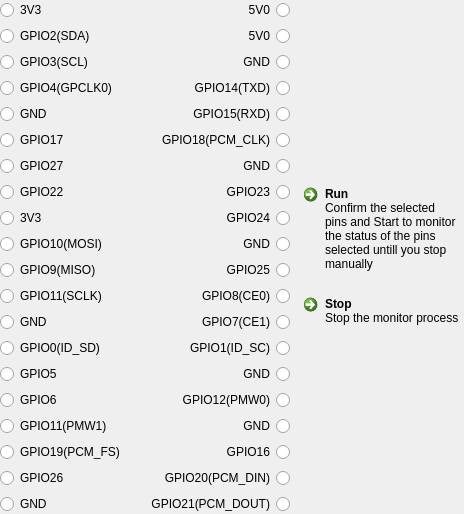
     <widget class="GpioMonitorFunctionWidget" name="pageGpioMonitorFunction">
      <layout class="QHBoxLayout" name="horizontalLayout_6">
       <property name="spacing">
        <number>6</number>
       </property>
       <property name="leftMargin">
        <number>0</number>
       </property>
       <property name="topMargin">
        <number>0</number>
       </property>
       <property name="rightMargin">
        <number>0</number>
       </property>
       <property name="bottomMargin">
        <number>0</number>
       </property>
       <item>
        <layout class="QFormLayout" name="formLayout_2">
         <property name="verticalSpacing">
          <number>6</number>
         </property>
         <item row="0" column="0">
          <widget class="QRadioButton" name="radioButton_41">
           <property name="minimumSize">
            <size>
             <width>140</width>
             <height>0</height>
            </size>
           </property>
           <property name="text">
            <string>3V3</string>
           </property>
           <property name="checkable">
            <bool>false</bool>
           </property>
           <property name="checked">
            <bool>false</bool>
           </property>
           <attribute name="buttonGroup">
            <string notr="true">btnGrpGpioMonitorFunction</string>
           </attribute>
          </widget>
         </item>
         <item row="0" column="1">
          <widget class="QRadioButton" name="radioButton_42">
           <property name="minimumSize">
            <size>
             <width>140</width>
             <height>0</height>
            </size>
           </property>
           <property name="layoutDirection">
            <enum>Qt::RightToLeft</enum>
           </property>
           <property name="text">
            <string>5V0</string>
           </property>
           <property name="checkable">
            <bool>false</bool>
           </property>
           <attribute name="buttonGroup">
            <string notr="true">btnGrpGpioMonitorFunction</string>
           </attribute>
          </widget>
         </item>
         <item row="1" column="0">
          <widget class="QRadioButton" name="radioButton_43">
           <property name="minimumSize">
            <size>
             <width>140</width>
             <height>0</height>
            </size>
           </property>
           <property name="text">
            <string>GPIO2(SDA)</string>
           </property>
           <attribute name="buttonGroup">
            <string notr="true">btnGrpGpioMonitorFunction</string>
           </attribute>
          </widget>
         </item>
         <item row="1" column="1">
          <widget class="QRadioButton" name="radioButton_44">
           <property name="minimumSize">
            <size>
             <width>140</width>
             <height>0</height>
            </size>
           </property>
           <property name="layoutDirection">
            <enum>Qt::RightToLeft</enum>
           </property>
           <property name="text">
            <string>5V0</string>
           </property>
           <property name="checkable">
            <bool>false</bool>
           </property>
           <attribute name="buttonGroup">
            <string notr="true">btnGrpGpioMonitorFunction</string>
           </attribute>
          </widget>
         </item>
         <item row="2" column="0">
          <widget class="QRadioButton" name="radioButton_45">
           <property name="minimumSize">
            <size>
             <width>140</width>
             <height>0</height>
            </size>
           </property>
           <property name="text">
            <string>GPIO3(SCL)</string>
           </property>
           <attribute name="buttonGroup">
            <string notr="true">btnGrpGpioMonitorFunction</string>
           </attribute>
          </widget>
         </item>
         <item row="2" column="1">
          <widget class="QRadioButton" name="radioButton_46">
           <property name="minimumSize">
            <size>
             <width>140</width>
             <height>0</height>
            </size>
           </property>
           <property name="layoutDirection">
            <enum>Qt::RightToLeft</enum>
           </property>
           <property name="text">
            <string>GND</string>
           </property>
           <property name="checkable">
            <bool>false</bool>
           </property>
           <attribute name="buttonGroup">
            <string notr="true">btnGrpGpioMonitorFunction</string>
           </attribute>
          </widget>
         </item>
         <item row="3" column="0">
          <widget class="QRadioButton" name="radioButton_47">
           <property name="minimumSize">
            <size>
             <width>140</width>
             <height>0</height>
            </size>
           </property>
           <property name="text">
            <string>GPIO4(GPCLK0)</string>
           </property>
           <attribute name="buttonGroup">
            <string notr="true">btnGrpGpioMonitorFunction</string>
           </attribute>
          </widget>
         </item>
         <item row="3" column="1">
          <widget class="QRadioButton" name="radioButton_48">
           <property name="minimumSize">
            <size>
             <width>140</width>
             <height>0</height>
            </size>
           </property>
           <property name="layoutDirection">
            <enum>Qt::RightToLeft</enum>
           </property>
           <property name="text">
            <string>GPIO14(TXD)</string>
           </property>
           <attribute name="buttonGroup">
            <string notr="true">btnGrpGpioMonitorFunction</string>
           </attribute>
          </widget>
         </item>
         <item row="4" column="0">
          <widget class="QRadioButton" name="radioButton_49">
           <property name="minimumSize">
            <size>
             <width>140</width>
             <height>0</height>
            </size>
           </property>
           <property name="text">
            <string>GND</string>
           </property>
           <property name="checkable">
            <bool>false</bool>
           </property>
           <attribute name="buttonGroup">
            <string notr="true">btnGrpGpioMonitorFunction</string>
           </attribute>
          </widget>
         </item>
         <item row="4" column="1">
          <widget class="QRadioButton" name="radioButton_50">
           <property name="minimumSize">
            <size>
             <width>140</width>
             <height>0</height>
            </size>
           </property>
           <property name="layoutDirection">
            <enum>Qt::RightToLeft</enum>
           </property>
           <property name="text">
            <string>GPIO15(RXD)</string>
           </property>
           <attribute name="buttonGroup">
            <string notr="true">btnGrpGpioMonitorFunction</string>
           </attribute>
          </widget>
         </item>
         <item row="5" column="0">
          <widget class="QRadioButton" name="radioButton_51">
           <property name="minimumSize">
            <size>
             <width>140</width>
             <height>0</height>
            </size>
           </property>
           <property name="text">
            <string>GPIO17</string>
           </property>
           <attribute name="buttonGroup">
            <string notr="true">btnGrpGpioMonitorFunction</string>
           </attribute>
          </widget>
         </item>
         <item row="5" column="1">
          <widget class="QRadioButton" name="radioButton_52">
           <property name="minimumSize">
            <size>
             <width>140</width>
             <height>0</height>
            </size>
           </property>
           <property name="layoutDirection">
            <enum>Qt::RightToLeft</enum>
           </property>
           <property name="text">
            <string>GPIO18(PCM_CLK)</string>
           </property>
           <attribute name="buttonGroup">
            <string notr="true">btnGrpGpioMonitorFunction</string>
           </attribute>
          </widget>
         </item>
         <item row="6" column="0">
          <widget class="QRadioButton" name="radioButton_53">
           <property name="minimumSize">
            <size>
             <width>140</width>
             <height>0</height>
            </size>
           </property>
           <property name="text">
            <string>GPIO27</string>
           </property>
           <attribute name="buttonGroup">
            <string notr="true">btnGrpGpioMonitorFunction</string>
           </attribute>
          </widget>
         </item>
         <item row="7" column="0">
          <widget class="QRadioButton" name="radioButton_55">
           <property name="minimumSize">
            <size>
             <width>140</width>
             <height>0</height>
            </size>
           </property>
           <property name="text">
            <string>GPIO22</string>
           </property>
           <attribute name="buttonGroup">
            <string notr="true">btnGrpGpioMonitorFunction</string>
           </attribute>
          </widget>
         </item>
         <item row="8" column="0">
          <widget class="QRadioButton" name="radioButton_57">
           <property name="minimumSize">
            <size>
             <width>140</width>
             <height>0</height>
            </size>
           </property>
           <property name="text">
            <string>3V3</string>
           </property>
           <property name="checkable">
            <bool>false</bool>
           </property>
           <attribute name="buttonGroup">
            <string notr="true">btnGrpGpioMonitorFunction</string>
           </attribute>
          </widget>
         </item>
         <item row="8" column="1">
          <widget class="QRadioButton" name="radioButton_58">
           <property name="minimumSize">
            <size>
             <width>140</width>
             <height>0</height>
            </size>
           </property>
           <property name="layoutDirection">
            <enum>Qt::RightToLeft</enum>
           </property>
           <property name="text">
            <string>GPIO24</string>
           </property>
           <property name="checkable">
            <bool>true</bool>
           </property>
           <attribute name="buttonGroup">
            <string notr="true">btnGrpGpioMonitorFunction</string>
           </attribute>
          </widget>
         </item>
         <item row="9" column="0">
          <widget class="QRadioButton" name="radioButton_59">
           <property name="minimumSize">
            <size>
             <width>140</width>
             <height>0</height>
            </size>
           </property>
           <property name="text">
            <string>GPIO10(MOSI)</string>
           </property>
           <attribute name="buttonGroup">
            <string notr="true">btnGrpGpioMonitorFunction</string>
           </attribute>
          </widget>
         </item>
         <item row="9" column="1">
          <widget class="QRadioButton" name="radioButton_60">
           <property name="minimumSize">
            <size>
             <width>140</width>
             <height>0</height>
            </size>
           </property>
           <property name="layoutDirection">
            <enum>Qt::RightToLeft</enum>
           </property>
           <property name="text">
            <string>GND</string>
           </property>
           <property name="checkable">
            <bool>false</bool>
           </property>
           <attribute name="buttonGroup">
            <string notr="true">btnGrpGpioMonitorFunction</string>
           </attribute>
          </widget>
         </item>
         <item row="10" column="0">
          <widget class="QRadioButton" name="radioButton_61">
           <property name="minimumSize">
            <size>
             <width>140</width>
             <height>0</height>
            </size>
           </property>
           <property name="text">
            <string>GPIO9(MISO)</string>
           </property>
           <property name="checkable">
            <bool>true</bool>
           </property>
           <attribute name="buttonGroup">
            <string notr="true">btnGrpGpioMonitorFunction</string>
           </attribute>
          </widget>
         </item>
         <item row="10" column="1">
          <widget class="QRadioButton" name="radioButton_62">
           <property name="minimumSize">
            <size>
             <width>140</width>
             <height>0</height>
            </size>
           </property>
           <property name="layoutDirection">
            <enum>Qt::RightToLeft</enum>
           </property>
           <property name="text">
            <string>GPIO25</string>
           </property>
           <property name="checkable">
            <bool>true</bool>
           </property>
           <attribute name="buttonGroup">
            <string notr="true">btnGrpGpioMonitorFunction</string>
           </attribute>
          </widget>
         </item>
         <item row="11" column="0">
          <widget class="QRadioButton" name="radioButton_63">
           <property name="minimumSize">
            <size>
             <width>140</width>
             <height>0</height>
            </size>
           </property>
           <property name="text">
            <string>GPIO11(SCLK)</string>
           </property>
           <attribute name="buttonGroup">
            <string notr="true">btnGrpGpioMonitorFunction</string>
           </attribute>
          </widget>
         </item>
         <item row="11" column="1">
          <widget class="QRadioButton" name="radioButton_64">
           <property name="minimumSize">
            <size>
             <width>140</width>
             <height>0</height>
            </size>
           </property>
           <property name="layoutDirection">
            <enum>Qt::RightToLeft</enum>
           </property>
           <property name="text">
            <string>GPIO8(CE0)</string>
           </property>
           <attribute name="buttonGroup">
            <string notr="true">btnGrpGpioMonitorFunction</string>
           </attribute>
          </widget>
         </item>
         <item row="12" column="0">
          <widget class="QRadioButton" name="radioButton_65">
           <property name="minimumSize">
            <size>
             <width>140</width>
             <height>0</height>
            </size>
           </property>
           <property name="text">
            <string>GND</string>
           </property>
           <property name="checkable">
            <bool>false</bool>
           </property>
           <attribute name="buttonGroup">
            <string notr="true">btnGrpGpioMonitorFunction</string>
           </attribute>
          </widget>
         </item>
         <item row="12" column="1">
          <widget class="QRadioButton" name="radioButton_66">
           <property name="minimumSize">
            <size>
             <width>140</width>
             <height>0</height>
            </size>
           </property>
           <property name="layoutDirection">
            <enum>Qt::RightToLeft</enum>
           </property>
           <property name="text">
            <string>GPIO7(CE1)</string>
           </property>
           <attribute name="buttonGroup">
            <string notr="true">btnGrpGpioMonitorFunction</string>
           </attribute>
          </widget>
         </item>
         <item row="13" column="0">
          <widget class="QRadioButton" name="radioButton_67">
           <property name="minimumSize">
            <size>
             <width>140</width>
             <height>0</height>
            </size>
           </property>
           <property name="text">
            <string>GPIO0(ID_SD)</string>
           </property>
           <attribute name="buttonGroup">
            <string notr="true">btnGrpGpioMonitorFunction</string>
           </attribute>
          </widget>
         </item>
         <item row="13" column="1">
          <widget class="QRadioButton" name="radioButton_68">
           <property name="minimumSize">
            <size>
             <width>140</width>
             <height>0</height>
            </size>
           </property>
           <property name="layoutDirection">
            <enum>Qt::RightToLeft</enum>
           </property>
           <property name="text">
            <string>GPIO1(ID_SC)</string>
           </property>
           <attribute name="buttonGroup">
            <string notr="true">btnGrpGpioMonitorFunction</string>
           </attribute>
          </widget>
         </item>
         <item row="14" column="0">
          <widget class="QRadioButton" name="radioButton_69">
           <property name="minimumSize">
            <size>
             <width>140</width>
             <height>0</height>
            </size>
           </property>
           <property name="text">
            <string>GPIO5</string>
           </property>
           <attribute name="buttonGroup">
            <string notr="true">btnGrpGpioMonitorFunction</string>
           </attribute>
          </widget>
         </item>
         <item row="14" column="1">
          <widget class="QRadioButton" name="radioButton_70">
           <property name="minimumSize">
            <size>
             <width>140</width>
             <height>0</height>
            </size>
           </property>
           <property name="layoutDirection">
            <enum>Qt::RightToLeft</enum>
           </property>
           <property name="text">
            <string>GND</string>
           </property>
           <property name="checkable">
            <bool>false</bool>
           </property>
           <attribute name="buttonGroup">
            <string notr="true">btnGrpGpioMonitorFunction</string>
           </attribute>
          </widget>
         </item>
         <item row="15" column="0">
          <widget class="QRadioButton" name="radioButton_71">
           <property name="minimumSize">
            <size>
             <width>140</width>
             <height>0</height>
            </size>
           </property>
           <property name="text">
            <string>GPIO6</string>
           </property>
           <attribute name="buttonGroup">
            <string notr="true">btnGrpGpioMonitorFunction</string>
           </attribute>
          </widget>
         </item>
         <item row="15" column="1">
          <widget class="QRadioButton" name="radioButton_72">
           <property name="minimumSize">
            <size>
             <width>140</width>
             <height>0</height>
            </size>
           </property>
           <property name="layoutDirection">
            <enum>Qt::RightToLeft</enum>
           </property>
           <property name="text">
            <string>GPIO12(PMW0)</string>
           </property>
           <attribute name="buttonGroup">
            <string notr="true">btnGrpGpioMonitorFunction</string>
           </attribute>
          </widget>
         </item>
         <item row="16" column="0">
          <widget class="QRadioButton" name="radioButton_73">
           <property name="minimumSize">
            <size>
             <width>140</width>
             <height>0</height>
            </size>
           </property>
           <property name="text">
            <string>GPIO11(PMW1)</string>
           </property>
           <attribute name="buttonGroup">
            <string notr="true">btnGrpGpioMonitorFunction</string>
           </attribute>
          </widget>
         </item>
         <item row="16" column="1">
          <widget class="QRadioButton" name="radioButton_74">
           <property name="minimumSize">
            <size>
             <width>140</width>
             <height>0</height>
            </size>
           </property>
           <property name="layoutDirection">
            <enum>Qt::RightToLeft</enum>
           </property>
           <property name="text">
            <string>GND</string>
           </property>
           <property name="checkable">
            <bool>false</bool>
           </property>
           <attribute name="buttonGroup">
            <string notr="true">btnGrpGpioMonitorFunction</string>
           </attribute>
          </widget>
         </item>
         <item row="17" column="0">
          <widget class="QRadioButton" name="radioButton_75">
           <property name="minimumSize">
            <size>
             <width>140</width>
             <height>0</height>
            </size>
           </property>
           <property name="text">
            <string>GPIO19(PCM_FS)</string>
           </property>
           <attribute name="buttonGroup">
            <string notr="true">btnGrpGpioMonitorFunction</string>
           </attribute>
          </widget>
         </item>
         <item row="17" column="1">
          <widget class="QRadioButton" name="radioButton_76">
           <property name="minimumSize">
            <size>
             <width>140</width>
             <height>0</height>
            </size>
           </property>
           <property name="layoutDirection">
            <enum>Qt::RightToLeft</enum>
           </property>
           <property name="text">
            <string>GPIO16</string>
           </property>
           <attribute name="buttonGroup">
            <string notr="true">btnGrpGpioMonitorFunction</string>
           </attribute>
          </widget>
         </item>
         <item row="18" column="0">
          <widget class="QRadioButton" name="radioButton_77">
           <property name="minimumSize">
            <size>
             <width>140</width>
             <height>0</height>
            </size>
           </property>
           <property name="text">
            <string>GPIO26</string>
           </property>
           <property name="checkable">
            <bool>true</bool>
           </property>
           <attribute name="buttonGroup">
            <string notr="true">btnGrpGpioMonitorFunction</string>
           </attribute>
          </widget>
         </item>
         <item row="18" column="1">
          <widget class="QRadioButton" name="radioButton_78">
           <property name="minimumSize">
            <size>
             <width>140</width>
             <height>0</height>
            </size>
           </property>
           <property name="layoutDirection">
            <enum>Qt::RightToLeft</enum>
           </property>
           <property name="text">
            <string>GPIO20(PCM_DIN)</string>
           </property>
           <property name="checkable">
            <bool>true</bool>
           </property>
           <attribute name="buttonGroup">
            <string notr="true">btnGrpGpioMonitorFunction</string>
           </attribute>
          </widget>
         </item>
         <item row="19" column="0">
          <widget class="QRadioButton" name="radioButton_79">
           <property name="minimumSize">
            <size>
             <width>140</width>
             <height>0</height>
            </size>
           </property>
           <property name="text">
            <string>GND</string>
           </property>
           <property name="checkable">
            <bool>false</bool>
           </property>
           <attribute name="buttonGroup">
            <string notr="true">btnGrpGpioMonitorFunction</string>
           </attribute>
          </widget>
         </item>
         <item row="19" column="1">
          <widget class="QRadioButton" name="radioButton_80">
           <property name="minimumSize">
            <size>
             <width>140</width>
             <height>0</height>
            </size>
           </property>
           <property name="layoutDirection">
            <enum>Qt::RightToLeft</enum>
           </property>
           <property name="text">
            <string>GPIO21(PCM_DOUT)</string>
           </property>
           <attribute name="buttonGroup">
            <string notr="true">btnGrpGpioMonitorFunction</string>
           </attribute>
          </widget>
         </item>
         <item row="6" column="1">
          <widget class="QRadioButton" name="radioButton_54">
           <property name="minimumSize">
            <size>
             <width>140</width>
             <height>0</height>
            </size>
           </property>
           <property name="layoutDirection">
            <enum>Qt::RightToLeft</enum>
           </property>
           <property name="text">
            <string>GND</string>
           </property>
           <property name="checkable">
            <bool>false</bool>
           </property>
           <attribute name="buttonGroup">
            <string notr="true">btnGrpGpioMonitorFunction</string>
           </attribute>
          </widget>
         </item>
         <item row="7" column="1">
          <widget class="QRadioButton" name="radioButton_56">
           <property name="minimumSize">
            <size>
             <width>140</width>
             <height>0</height>
            </size>
           </property>
           <property name="layoutDirection">
            <enum>Qt::RightToLeft</enum>
           </property>
           <property name="text">
            <string>GPIO23</string>
           </property>
           <attribute name="buttonGroup">
            <string notr="true">btnGrpGpioMonitorFunction</string>
           </attribute>
          </widget>
         </item>
        </layout>
       </item>
       <item>
        <layout class="QVBoxLayout" name="verticalLayout_5">
         <property name="sizeConstraint">
          <enum>QLayout::SetMaximumSize</enum>
         </property>
         <item>
          <spacer name="verticalSpacer_6">
           <property name="orientation">
            <enum>Qt::Vertical</enum>
           </property>
           <property name="sizeHint" stdset="0">
            <size>
             <width>20</width>
             <height>40</height>
            </size>
           </property>
          </spacer>
         </item>
         <item>
          <widget class="QCommandLinkButton" name="btnGpioMonitorFunctionRun">
           <property name="minimumSize">
            <size>
             <width>0</width>
             <height>50</height>
            </size>
           </property>
           <property name="maximumSize">
            <size>
             <width>300</width>
             <height>16777215</height>
            </size>
           </property>
           <property name="text">
            <string>Run</string>
           </property>
           <property name="description">
            <string>Confirm the selected pins and Start to monitor the status of the pins selected untill you stop manually</string>
           </property>
          </widget>
         </item>
         <item>
          <widget class="QCommandLinkButton" name="btnGpioMonitorFunctionStop">
           <property name="minimumSize">
            <size>
             <width>0</width>
             <height>50</height>
            </size>
           </property>
           <property name="maximumSize">
            <size>
             <width>300</width>
             <height>16777215</height>
            </size>
           </property>
           <property name="text">
            <string>Stop</string>
           </property>
           <property name="description">
            <string>Stop the monitor process</string>
           </property>
          </widget>
         </item>
         <item>
          <spacer name="verticalSpacer_7">
           <property name="orientation">
            <enum>Qt::Vertical</enum>
           </property>
           <property name="sizeHint" stdset="0">
            <size>
             <width>20</width>
             <height>40</height>
            </size>
           </property>
          </spacer>
         </item>
        </layout>
       </item>
      </layout>
     </widget>
